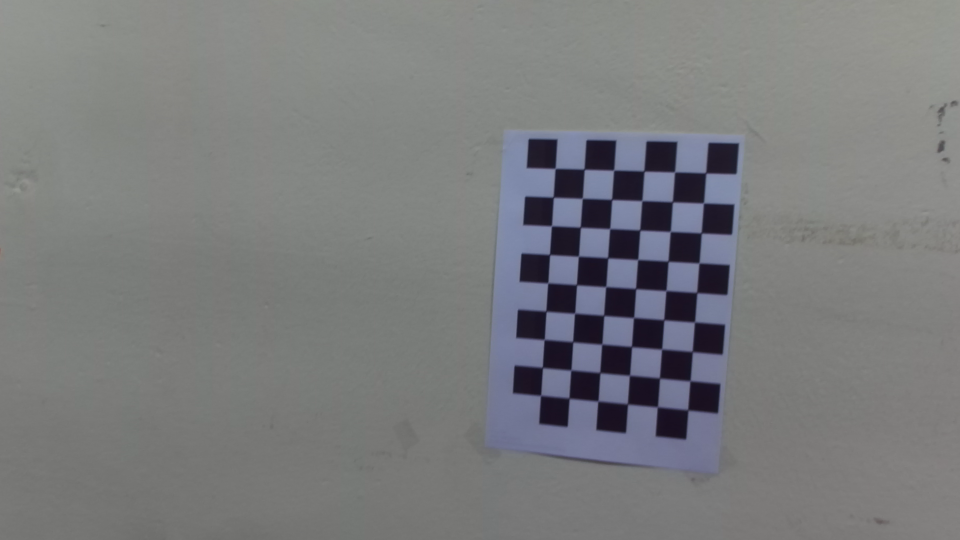
#> input picture calibration/original/left/l_box_0004.png, 1920 x 1080 px (shown at 1/2 size); its folder holds 4 pictures in this run
$ python test.py   (older library calls are emulated)
#> lines starting #> are read from the running program, lines starting #| are printed output that depends on the picture; pictures that were not available may be replaced by others from this repository, and a replacement may not be noted
### src/CalibrationRectification.py
import numpy as np
import cv2
import glob
import time, os


class CalibrationRectification:

    def __init__(self):

        self.ret = None
        self.mtx_l = None
        self.dist_l = None
        self.mtx_r = None
        self.dist_r = None
        self.R = None
        self.T = None
        self.E = None
        self.F = None
        self.roi_l = None
        self.roi_r = None
        self.mapx_l = None
        self.mapy_l = None
        self.mapx_r = None
        self.mapy_r = None
        self.R_l = None
        self.R_r = None
        self.P_l = None
        self.P_r = None
        self.Q = None
        self.size = None

    def calibrate(self):

        # termination criteria
        criteria = (cv2.TERM_CRITERIA_EPS + cv2.TERM_CRITERIA_MAX_ITER, 30, 0.001)

        # prepare object points, like (0,0,0), (1,0,0), (2,0,0) ....,(6,5,0)
        objp = np.zeros((6 * 9, 3), np.float32)
        objp[:, :2] = np.mgrid[0:9, 0:6].T.reshape(-1, 2)

        # Arrays to store object points and image points from all the images.
        objpoints = []  # 3d point in real world space
        imgpoints_l = []  # 2d points in image plane.
        imgpoints_r = []  # 2d points in image plane.

        images_l = glob.glob('calibration/original/left/*.png')
        images_r = glob.glob('calibration/original/right/*.png')
        images_l.sort()
        images_r.sort()
        print(len(images_l))

        for i in range(len(images_l)):

            path_l = images_l.pop()
            path_r = images_r.pop()

            im_l = cv2.imread(path_l)
#> im_l is the input picture: shape (1080, 1920, 3); mean B, G, R 124.6, 123.1, 121.9
            im_r = cv2.imread(path_r)
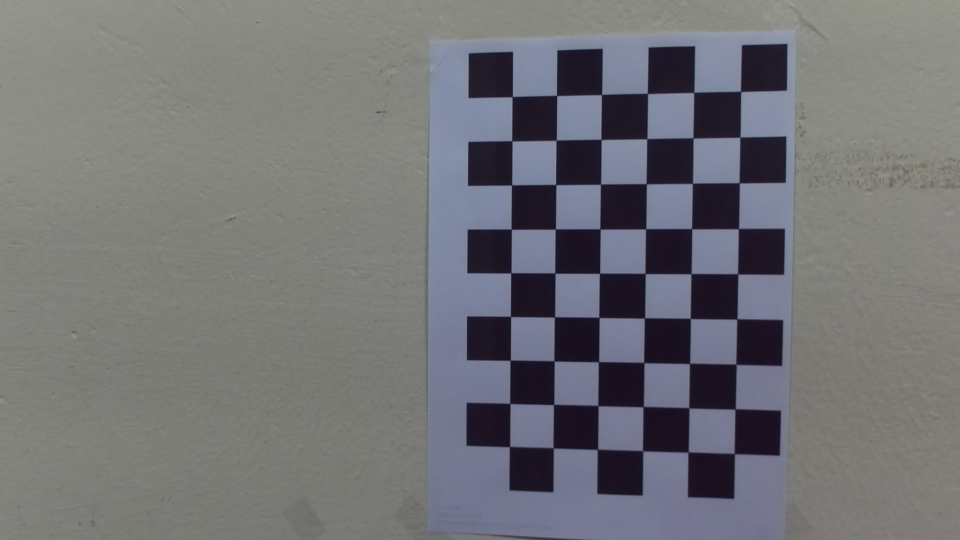
#> input picture calibration/original/left/l_box_0001.png, 1920 x 1080 px, given as the content of the folder calibration/original/right, which was not available (shown at 1/2 size)
#> im_r is the input picture: shape (1080, 1920, 3); mean B, G, R 117.4, 115, 114.4

            gray_l = cv2.cvtColor(im_l, cv2.COLOR_BGR2GRAY)
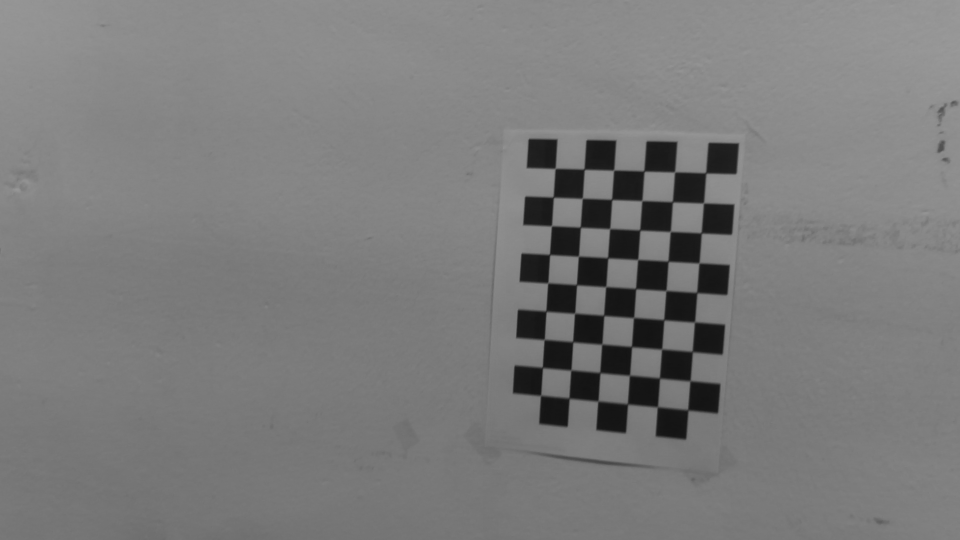
#> gray_l: shape (1080, 1920) (shown at 1/2 size); min 19, max 154, mean 123.1
            gray_r = cv2.cvtColor(im_r, cv2.COLOR_BGR2GRAY)
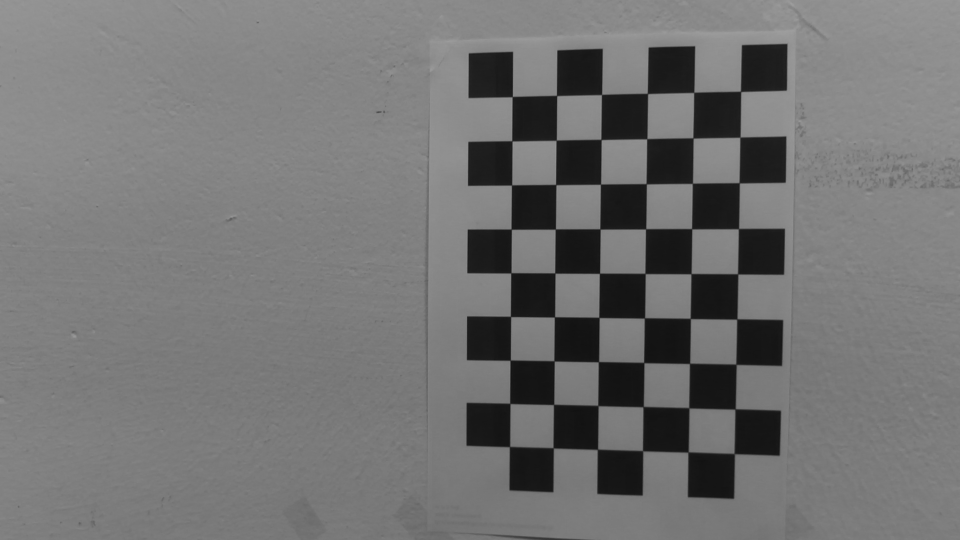
#> gray_r: shape (1080, 1920) (shown at 1/2 size); min 18, max 158, mean 115.2

            # Find the chess board corners
            ret_l, corners_l = cv2.findChessboardCorners(gray_l, (6, 9), None, flags=cv2.CALIB_CB_FILTER_QUADS)
#> ret_l = True; corners_l = 54 rows, first 8: [1111, 337], [1168.5, 338.5], [1228, 340.5], [1289.5, 343.7], [1350.3, 345.1], [1411.2, 345], [1107.6, 396.1], [1164.9, 397]
            ret_r, corners_r = cv2.findChessboardCorners(gray_r, (6, 9), None, flags=cv2.CALIB_CB_FILTER_QUADS)
#> ret_r = True; corners_r = 54 rows, first 8: [1024.9, 193.8], [1113.9, 191.7], [1203.5, 189.6], [1295.5, 187.5], [1388.1, 185.2], [1481.7, 183.3], [1024.5, 282.5], [1112.6, 281]
            print(ret_l, ret_r)
#| True True

            # If found, add object points, image points (after refining them)
            if ret_l & ret_r:
                objpoints.append(objp)

                corners2_l = cv2.cornerSubPix(gray_l, corners_l, (11, 11), (-1, -1), criteria)
#> corners2_l = 54 rows, first 8: [1110.7, 337.3], [1168.7, 338.9], [1227.7, 340.8], [1288.4, 342.6], [1349.6, 344.4], [1411.9, 346.3], [1106.9, 394.9], [1165, 397.1]
                corners2_r = cv2.cornerSubPix(gray_r, corners_r, (11, 11), (-1, -1), criteria)
#> corners2_r = 54 rows, first 8: [1024.9, 193.8], [1113.6, 191.5], [1203.5, 189.5], [1295.4, 187.5], [1387.9, 185.3], [1481.6, 183.3], [1024.3, 282.2], [1112.7, 280.9]

                imgpoints_l.append(corners2_l)
                imgpoints_r.append(corners2_r)

                # Draw corners and save image
                img_drawn_l = cv2.drawChessboardCorners(im_l, (6, 9), corners2_l, ret_l)
                img_drawn_r = cv2.drawChessboardCorners(im_r, (6, 9), corners2_r, ret_r)
                left_root = 'calibration/drawnCorners/left/'
                right_root ='calibration/drawnCorners/right/'
                if not os.path.isdir(left_root):
                    os.mkdir(left_root)
                if not os.path.isdir(right_root):
                    os.mkdir(right_root)
                cv2.imwrite(left_root + str(i) + ".png", img_drawn_l)
                cv2.imwrite(right_root + str(i) + ".png", img_drawn_r)

        cv2.destroyAllWindows()
        print('Save all chess board corner images!!!!')

        # this function returns the camera matrix, distortion coefficients, rotation and translation vectors etc.
        # this step is necessary to have initial camera matrices, to be furtherly optimized by StereoCalibrate later
        ret_l, self.mtx_l, self.dist_l, self.rvecs_l, self.tvecs_l = cv2.calibrateCamera(objpoints, imgpoints_l,gray_l.shape[::-1], None, None)
        ret_r, self.mtx_r, self.dist_r, self.rvecs_r, self.tvecs_r = cv2.calibrateCamera(objpoints, imgpoints_r,gray_r.shape[::-1], None, None)
        print('Calibrate camera done!!!')
        # todo decide whether to include 'getoptimalnewcameramatrix' [Gabry don't think is necessary]

        self.size = gray_l.shape[::-1]

        '''
        setting flags for StereoCalibration
        * CV_CALIB_FIX_INTRINSIC            camera matrices are used as they are
        * CV_CALIB_USE_INTRINSIC_GUESS      camera matrices are used as a starting point to optimize further the
                                            intrinsic and distortion parameters for each camera and will be set to the
                                            refined values on return from cvStereoCalibrate()
        '''
        flags = 0
        # flags |= cv2.CALIB_FIX_INTRINSIC
        # flags |= cv2.CALIB_FIX_PRINCIPAL_POINT
        flags |= cv2.CALIB_USE_INTRINSIC_GUESS
        flags |= cv2.CALIB_FIX_FOCAL_LENGTH
        # flags |= cv2.CALIB_FIX_ASPECT_RATIO
        flags |= cv2.CALIB_ZERO_TANGENT_DIST
        # flags |= cv2.CALIB_RATIONAL_MODEL
        # flags |= cv2.CALIB_SAME_FOCAL_LENGTH
        # flags |= cv2.CALIB_FIX_K3
        # flags |= cv2.CALIB_FIX_K4
        # flags |= cv2.CALIB_FIX_K5

        stereocalib_criteria = (cv2.TERM_CRITERIA_MAX_ITER + cv2.TERM_CRITERIA_EPS, 100, 1e-5)
        (ret, self.mtx_l, self.dist_l, self.mtx_r,
         self.dist_r, self.R, self.T, self.E, self.F)= cv2.stereoCalibrate( objpoints,
                                                                            imgpoints_l,
                                                                            imgpoints_r,
                                                                            self.mtx_l,
                                                                            self.dist_l,
                                                                            self.mtx_r,
                                                                            self.dist_r,
                                                                            self.size,
                                                                            criteria=stereocalib_criteria,
                                                                            flags=flags)  #todo check that R, T, E, F can be safely skipped for input

        # STEREO RECTIFICATION
        (self.R_l, self.R_r, self.P_l, self.P_r, self.Q, self.roi1, self.roi2) = cv2.stereoRectify(self.mtx_l,
                                                                              self.dist_l,
                                                                              self.mtx_r,
                                                                              self.dist_r,
                                                                              self.size,
                                                                              self.R,
                                                                              self.T,
                                                                              self.R_l, self.R_r, self.P_l, self.P_r,
                                                                              flags,
                                                                              alpha=0)

        self.mapx_l, self.mapy_l = cv2.initUndistortRectifyMap(self.mtx_l, self.dist_l, self.R_l, self.P_l, self.size,
                                                               cv2.CV_32FC1)
        self.mapx_r, self.mapy_r = cv2.initUndistortRectifyMap(self.mtx_r, self.dist_r, self.R_r, self.P_r, self.size,
                                                               cv2.CV_32FC1)

        # storing the principal points of both cameras
        (self.principal_xl, self.principal_yl) = (int(self.mtx_l[0, 2]), int(self.mtx_l[1, 2]))
        (self.principal_xr, self.principal_yr) = (int(self.mtx_r[0, 2]), int(self.mtx_r[1, 2]))
        print('Calibration done!!!')

    # [106 lines left out: functions draw_comparison, remap, remap_from_capture, remap_from_path, not called in this run]

### test.py
from src import CalibrationRectification

recticlass = CalibrationRectification.CalibrationRectification()
#> (the run stopped early here; a loop or call above may not have finished)
